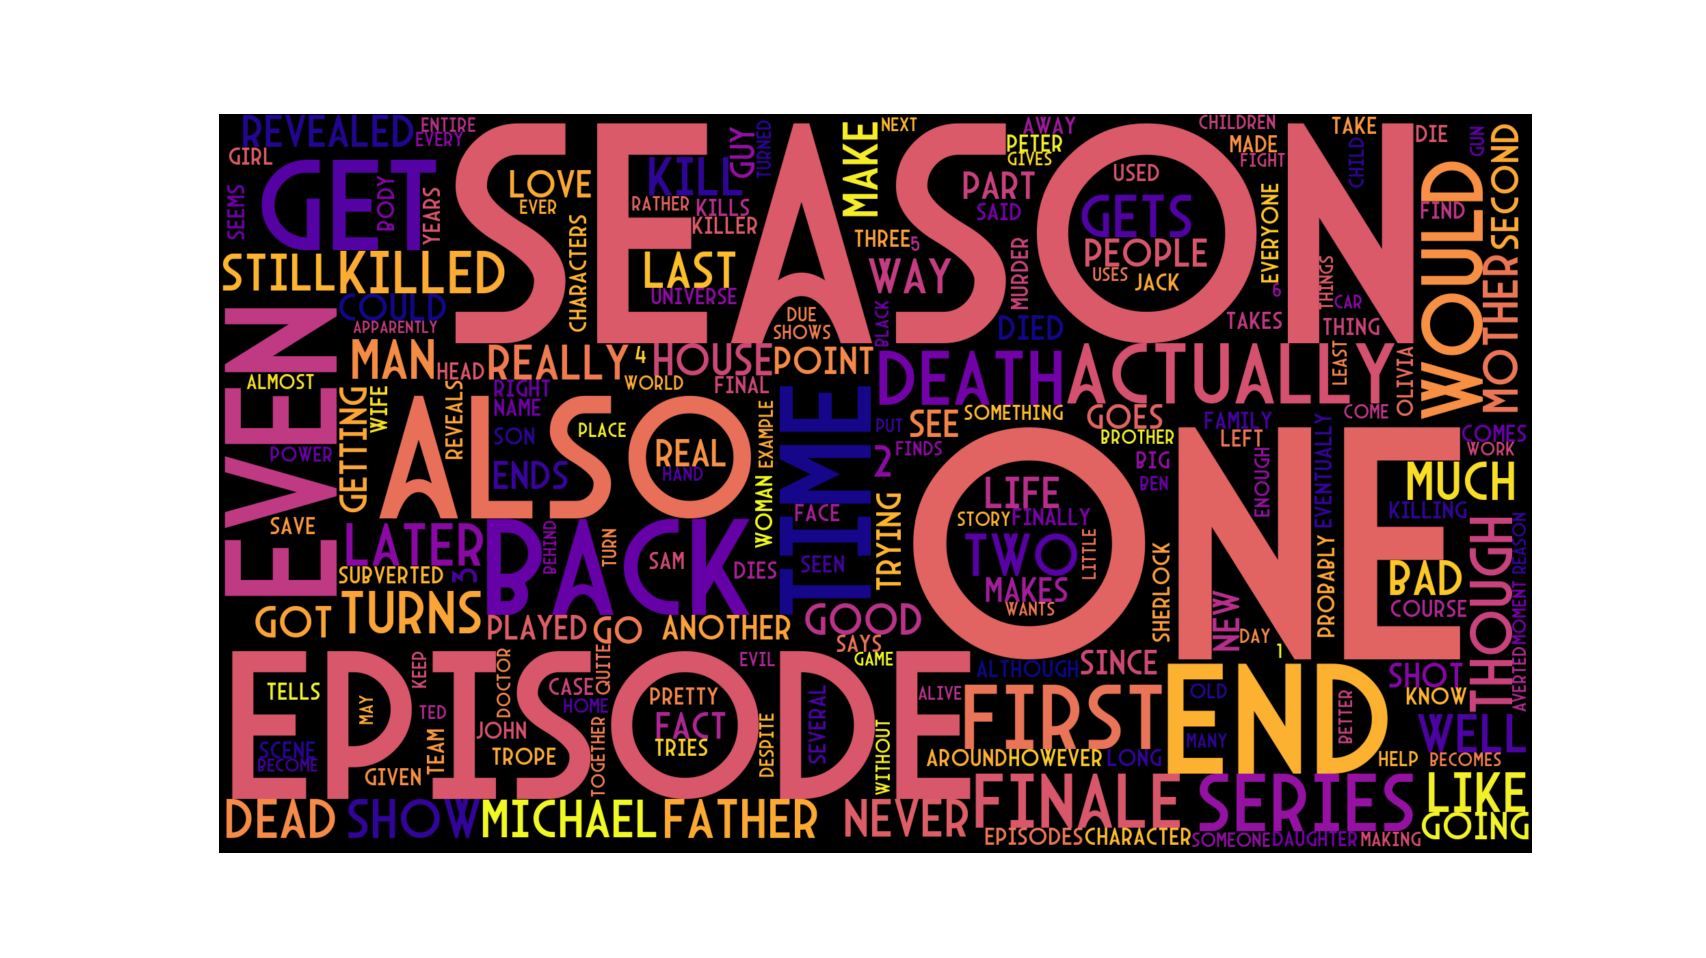

This chart was generated by the following Python code:
import string
from wordcloud import WordCloud
import pandas as pd
from collections import defaultdict
import re
import nltk
from nltk.corpus import stopwords
import matplotlib.pyplot as plt

train = pd.read_csv('tvtropes/train.balanced.csv')
test = pd.read_csv('tvtropes/test.balanced.csv')

all = pd.concat([train, test])

all_spoiler = all[all['spoiler'] == True]

word_freq = defaultdict(int)

punc = '''!()-[]{};:'"\,<>./?@#$%^&*_~'''
stops = stopwords.words('english')

for sentence in all_spoiler['sentence']:
    sentence = re.sub(r'[^\w\s]', ' ', sentence)
    for word in sentence.split():
        word = word.lower()
        if word in stops:
            continue
        word_freq[word] += 1

cloud = WordCloud(font_path="ArcaneNine.otf", width=1920, height=1080, colormap="plasma")
cloud.generate_from_frequencies(word_freq)

plt.imshow(cloud, interpolation='bilinear')
plt.axis("off")
plt.show()
